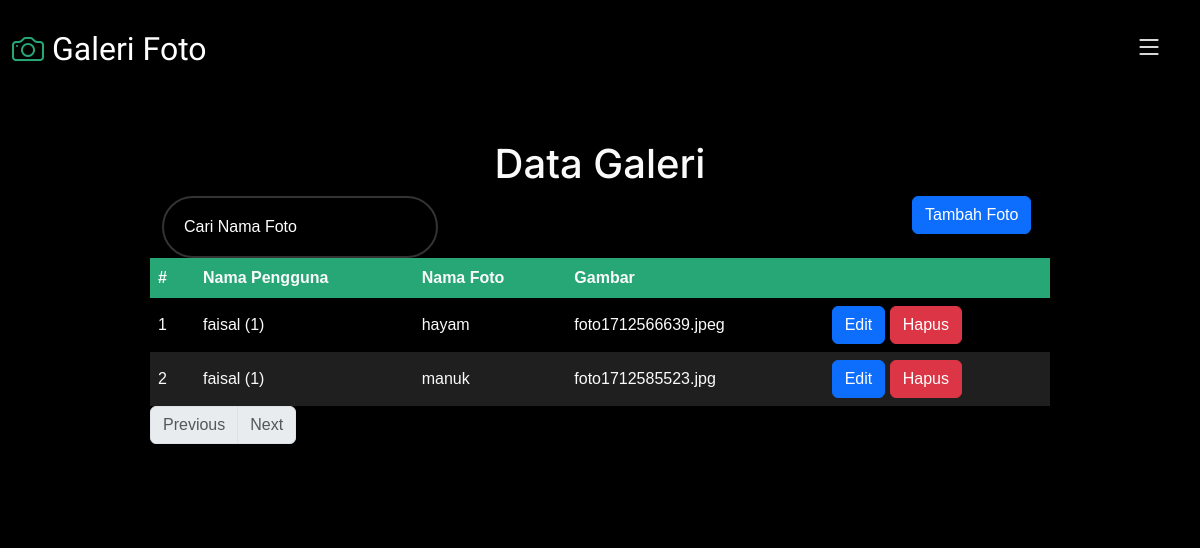
The app's page /data_foto_user.php (signed in) with its own data.
### tables this page shows
CREATE TABLE `tb_galeri` (
  `galeri_id` int(11) NOT NULL,
  `user_id` int(11) NOT NULL,
  `admin_name` varchar(100) NOT NULL,
  `galeri_name` varchar(100) NOT NULL,
  `galeri_deskripsi` text NOT NULL,
  `gambar` varchar(100) NOT NULL,
  `galeri_status` tinyint(1) NOT NULL,
  `tanggal_buat` timestamp NOT NULL DEFAULT current_timestamp() ON UPDATE current_timestamp(),
  `kategori_galeri` varchar(255) NOT NULL
);

### data_foto_user.php (the view, shortened to what this page needs)
<?php
include 'db.php';
?>
<!DOCTYPE html>
<html lang="en">
<head>
    <link href="assets/vendor/bootstrap/css/bootstrap.min.css" rel="stylesheet">
    <link href="assets/vendor/bootstrap-icons/bootstrap-icons.css" rel="stylesheet">
    <link href="assets/vendor/swiper/swiper-bundle.min.css" rel="stylesheet">
    <link href="assets/vendor/glightbox/css/glightbox.min.css" rel="stylesheet">
    <link href="assets/vendor/aos/aos.css" rel="stylesheet">
    <link href="assets/css/main.css" rel="stylesheet">
</head>
<body>
<?php
include "header_user.php"
?>
    <section id="hero" class="hero d-flex flex-column justify-content-center align-items-center" data-aos="fade"
        data-aos-delay="1500">
        <h1>Data Galeri</h1>
        <div class="col-md-9">
            <div class="container">
                <div class="row">
                    <div class="col">
                        <form action="data_foto_user.php" method="GET" class="d-flex justify-content-start">
                            <div class="input-box">
                                <input type="text" name="search" placeholder="Cari Nama Foto" id="search"
                                    class="input-control">
                            </div>
                        </form>
                    </div>
                    <div class="col-md-2">
                        <button type="button" class="btn btn-primary float-right" data-toggle="modal"
                            data-target="#Tambahfoto">Tambah Foto</button>
                    </div>
                </div>
            </div>
            <table>
                <thead>
                    <tr>
                        <th width="5%">#</th>
                        <th>Nama Pengguna</th>
                        <th>Nama Foto</th>
                        <th>Gambar</th>
                        <th></th>
                    </tr>
                </thead>
                <tbody>
                <?php
$limit = 10;
$page = isset($_GET['page']) ? $_GET['page'] : 1;
$iduser = $_SESSION['id'];
$total_records_query = mysqli_query($conn, "SELECT COUNT(*) FROM tb_galeri WHERE user_id = '$iduser'");
$total_records = mysqli_fetch_array($total_records_query)[0];
$total_pages = ceil($total_records / $limit);
$query = "SELECT * FROM tb_galeri WHERE user_id = '$iduser'";
                    $cek = mysqli_query($conn, $query);
                    if (mysqli_num_rows($cek) > 0) {
                        while ($d = mysqli_fetch_object($cek)) {
                            echo "<tr>";
                            echo "<td>" . $d->galeri_id . "</td>";
                            echo "<td>" . $d->admin_name . " (" . $d->user_id . ")</td>";
                            echo "<td>" . $d->galeri_name . "</td>";
                            echo "<td>" . $d->gambar . "</td>";
                            echo "<td> <button type='button' class='btn btn-primary editBtn' data-toggle='modal' data-target='#editModal'
                            data-id='" . $d->galeri_id . "'
                            data-nama='" . $d->galeri_name . "'
                            data-akses='" . $d->galeri_deskripsi . "'
                            data-gambar='" . $d->gambar . "'
                            data-tanggal='" . $d->tanggal_buat . "'
                            data-status='" . $d->galeri_status . "'
                            data-kategori='" . $d->kategori_galeri . "'
                            >Edit</button>
        <a href='data_foto_user.php?id=" . $d->galeri_id . "' class='btn btn-danger' onclick='return confirm(\"Apakah Anda yakin ingin menghapus pengguna ini?\")'>Hapus</a> </td>";
                            echo "</tr>";
                        }
                    } else {
                        echo "Tidak ada data yang ditemukan.";
                    }
                    ?>
                </tbody>
            </table>
            <nav aria-label="Page navigation example">
                <ul class="pagination">
                    <?php if ($page > 1): ?>
                        <li class="page-item"><a class="page-link" href="?page=<?php echo ($page - 1); ?>">Previous</a></li>
                    <?php else: ?>
                        <li class="page-item disabled"><span class="page-link">Previous</span></li>
                    <?php endif; ?>
                    <?php if ($page < $total_pages): ?>
                        <li class="page-item"><a class="page-link" href="?page=<?php echo ($page + 1); ?>">Next</a></li>
                    <?php else: ?>
                        <li class="page-item disabled"><span class="page-link">Next</span></li>
                    <?php endif; ?>
                </ul>
            </nav>
        </div>
    </section>
</body>
</html>

### assets/css/main.css (style rules this page uses)
:root { --font-default: "Open Sans", system-ui, -apple-system, "Segoe UI", Roboto, "Helvetica Neue", Arial, "Noto Sans", "Liberation Sans", sans-serif, "Apple Color Emoji", "Segoe UI Emoji", "Segoe UI Symbol", "Noto Color Emoji"; --font-primary: "Inter", sans-serif; --font-secondary: "Cardo", sans-serif; }
:root { --color-default: #fafafa; --color-primary: #27a776; --color-secondary: #161718; }
:root { scroll-behavior: smooth; }
body { font-family: var(--font-default); color: var(--color-default); background-color: #000; }
a { color: var(--color-primary); text-decoration: none; }
h1, h2, h3, h4, h5, h6 { font-family: var(--font-primary); }
* { margin: 0; padding: 0; box-sizing: border-box; font-family: "Poppins", sans-serif; }
table { width: 100%; border-collapse: collapse; }
th, td { padding: 8px; text-align: left; }
th { background-color: #27a776; }
tr:nth-child(even) { background-color: #1f1f1f; }
.input-box input { width: 100%; height: 100%; background: transparent; border: none; outline: none; border: 2px solid rgba(255, 255, 255, .2); border-radius: 40px; font-size: 16px; color: #fff; padding: 20px 45px 20px 20px; }
.input-box input::placeholder { color: #fff; }
.hero { width: 100%; min-height: 30vh; background: #000; background-size: cover; position: relative; padding: 140px 0 60px 0; }

### records on screen
tb_galeri: galeri_id "1", admin_name "faisal", user "1", galeri_name "hayam", gambar "foto1712566639.jpeg"
tb_galeri: galeri_id "2", admin_name "faisal", user "1", galeri_name "manuk", gambar "foto1712585523.jpg"
